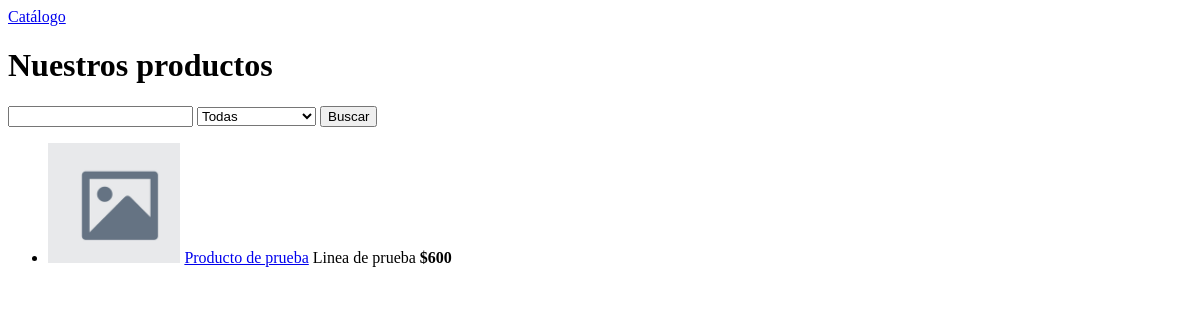
Before: / with the older database file.
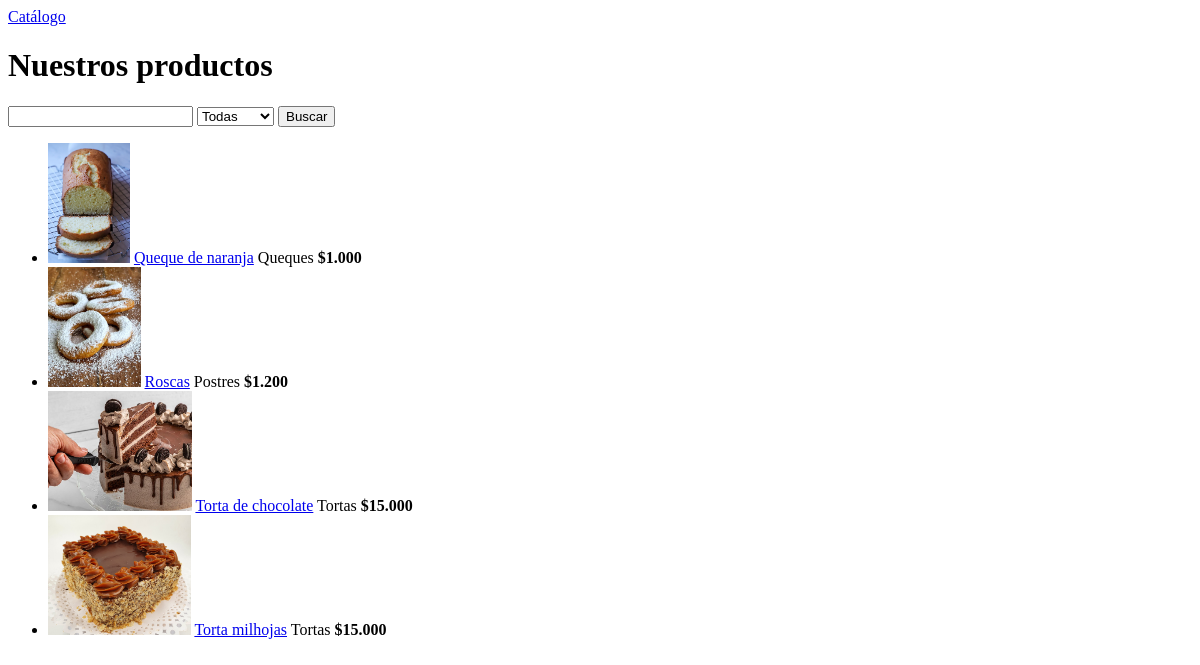
After: the same page with the newer database file.
### Pasteleria/models.py (models this page shows, shortened)
class Producto(models.Model):
    nombre = models.CharField(max_length=120)
    descripcion = models.TextField(blank=True)
    linea = models.ForeignKey(
    Linea, on_delete=models.CASCADE, related_name='productos')
    foto = models.ImageField(upload_to='productos/', blank=True, null=True)
    precio = models.PositiveIntegerField()
    porciones = models.PositiveSmallIntegerField()
    apto_celiacos = models.BooleanField(
    default=False, verbose_name='apto para celíacos')
    stock = models.PositiveIntegerField(default=0)
    disponible = models.BooleanField(default=True)
    class Meta:
        ordering = ['nombre']
    @property
    def agotado(self):
        return self.stock == 0
    def precio_clp(self):
        return formato_clp(self.precio)
    @property
    def foto_url(self):
        if self.foto:
            return self.foto.url
        return static('img/sin-foto.png')

class Linea(models.Model):
    nombre = models.CharField(max_length=60, unique=True)
    class Meta:
        ordering = ['nombre']
        verbose_name = 'línea'
        verbose_name_plural = 'líneas'

### Pasteleria/views.py (the view)
# urls.py: path('', views.inicio, name='inicio'),
def inicio(request):
    productos = Producto.objects.select_related('linea').filter(disponible=True)
    linea = request.GET.get('linea')
    if linea:
        productos = productos.filter(linea__id=linea)
    q = request.GET.get('q')
    if q:
        productos = productos.filter(nombre__icontains=q)
    return render(request, 'catalogo/inicio.html', {
        'productos': productos,
        'lineas': Linea.objects.all(),
    })

### Pasteleria/models.py (called while the page is built)
def formato_clp(valor):
    return f"${valor:,}".replace(",", ".")

### Pasteleria/templates/catalogo/inicio.html (shortened to what this page needs)
{% extends "base.html" %}
{% block contenido %}
<h1>Nuestros productos</h1>
<form method="get">
    <input name="q" value="{{ request.GET.q }}">
    <select name="linea">
        <option value="">Todas</option>
    </select>
    <button>Buscar</button>
</form>
<ul class="catalogo">
{% for p in productos %}
    <li>
        <img src="{{ p.foto_url }}" alt="{{ p.nombre }}" height="120">
        <a href="{% url 'catalogo:detalle' p.id %}">{{ p.nombre }}</a>
        <span>{{ p.linea.nombre }}</span>
        <strong>{{ p.precio_clp }}</strong>
    </li>
{% empty %}
    <li>Todavía no hay productos cargados.</li>
{% endfor %}
</ul>
{% endblock %}

### Pasteleria/templates/base.html (shortened to what this page needs)
<!DOCTYPE html>
<html lang="es">
<head>
</head>
<body>
    <nav>
        <a href="{% url 'catalogo:inicio' %}">Catálogo</a>
    </nav>
    {% block contenido %}{% endblock %}
</body>
</html>

Changed rows visible on the page:
removed Producto: nombre "Producto de prueba", linea.nombre "Linea de prueba", precio_clp "$600"
added Producto: foto_url (picture), nombre "Queque de naranja", linea.nombre "Queques", precio_clp "$1.000"
added Producto: foto_url (picture), nombre "Roscas", linea.nombre "Postres", precio_clp "$1.200"
added Producto: foto_url (picture), nombre "Torta de chocolate", linea.nombre "Tortas", precio_clp "$15.000"
added Producto: foto_url (picture), nombre "Torta milhojas", linea.nombre "Tortas", precio_clp "$15.000"
